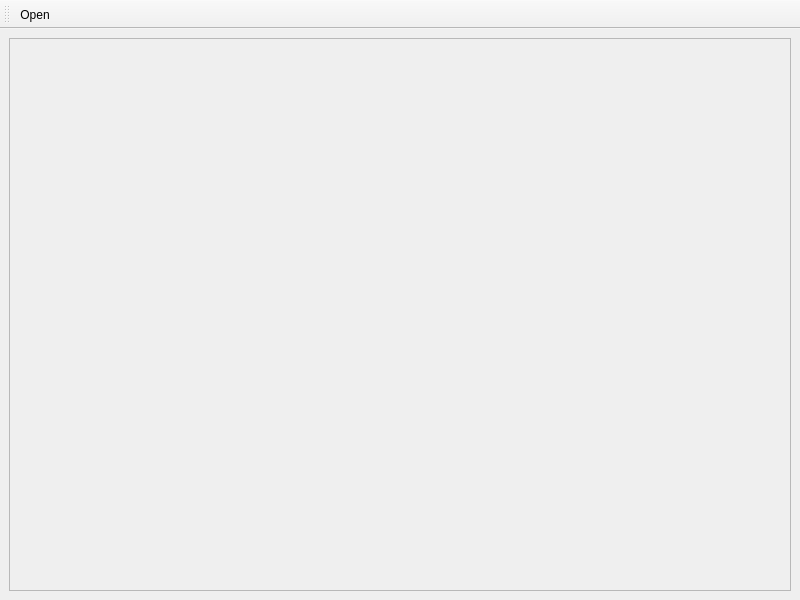
<?xml version="1.0" encoding="UTF-8"?>
<ui version="4.0">
 <class>MainWindow</class>
 <widget class="QMainWindow" name="MainWindow">
  <property name="geometry">
   <rect>
    <x>0</x>
    <y>0</y>
    <width>800</width>
    <height>600</height>
   </rect>
  </property>
  <property name="windowTitle">
   <string>MainWindow</string>
  </property>
  <widget class="QWidget" name="centralwidget">
   <layout class="QVBoxLayout" name="verticalLayout">
    <item>
     <widget class="AsmEditor" name="frame">
      <property name="frameShape">
       <enum>QFrame::StyledPanel</enum>
      </property>
      <property name="frameShadow">
       <enum>QFrame::Raised</enum>
      </property>
     </widget>
    </item>
   </layout>
  </widget>
  <widget class="QToolBar" name="toolBar">
   <property name="windowTitle">
    <string>toolBar</string>
   </property>
   <attribute name="toolBarArea">
    <enum>TopToolBarArea</enum>
   </attribute>
   <attribute name="toolBarBreak">
    <bool>false</bool>
   </attribute>
   <addaction name="actionOpen"/>
  </widget>
  <action name="actionOpen">
   <property name="text">
    <string>Open</string>
   </property>
  </action>
 </widget>
 <customwidgets>
  <customwidget>
   <class>AsmEditor</class>
   <extends>QFrame</extends>
   <header>asmeditor</header>
   <container>1</container>
  </customwidget>
 </customwidgets>
 <resources/>
 <connections/>
</ui>
